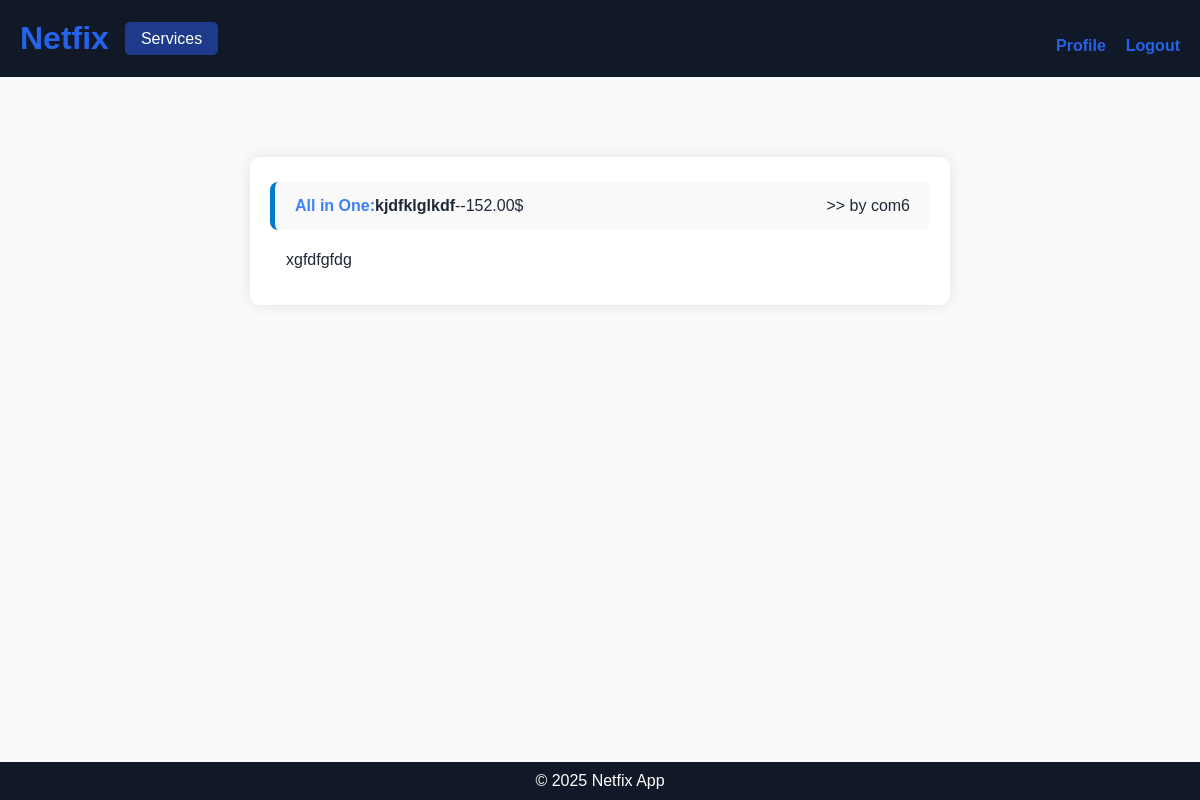
The page /services/2/ (signed in) on the database as committed earlier.
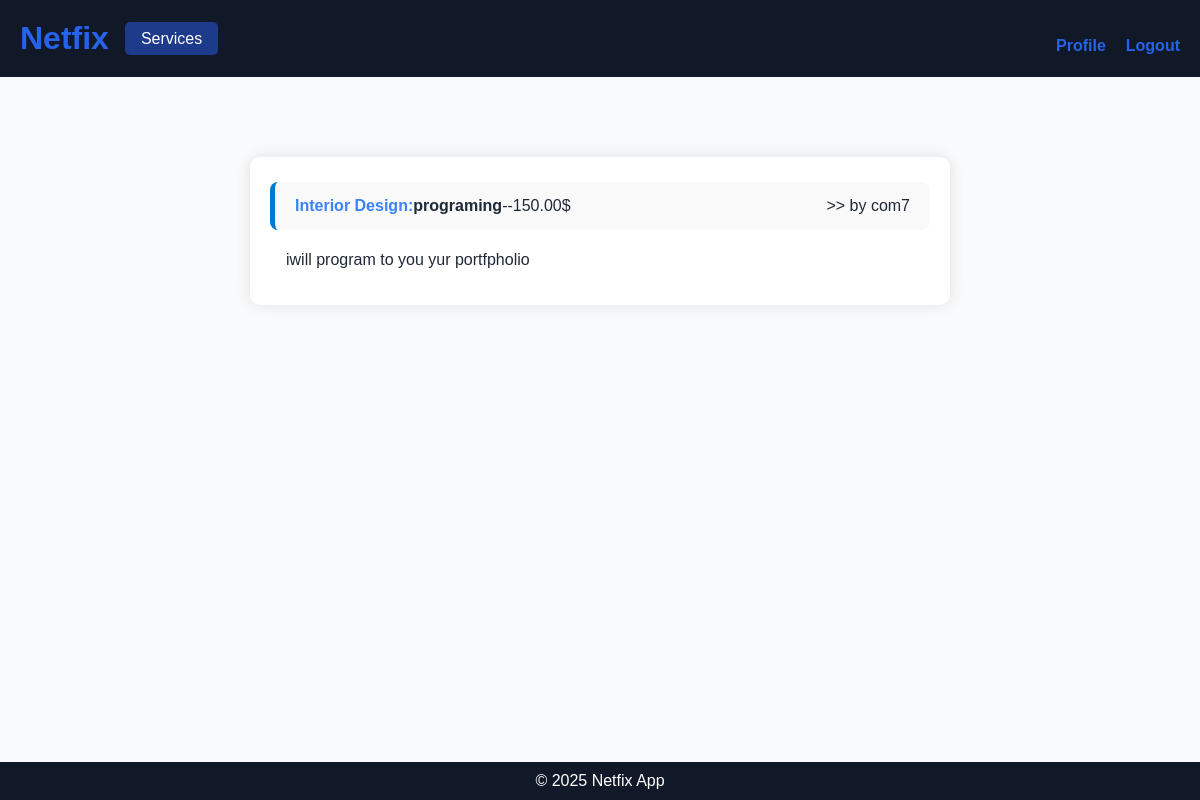
The same page on the database as committed later.
### services/models.py (models this page shows, shortened)
class Service(models.Model):
    FIELD_CHOICES = [
        ('Air Conditioner', 'Air Conditioner'),
        ('All in One', 'All in One'),
        ('Carpentry', 'Carpentry'),
        ('Electricity', 'Electricity'),
        ('Gardening', 'Gardening'),
        ('Home Machines', 'Home Machines'),
        ('Housekeeping', 'Housekeeping'),
        ('Interior Design', 'Interior Design'),
        ('Locks', 'Locks'),
        ('Painting', 'Painting'),
        ('Plumbing', 'Plumbing'),
        ('Water Heaters', 'Water Heaters'),
    ]
    name = models.CharField(max_length=100)
    description = models.TextField()
    field = models.CharField(max_length=50, choices=FIELD_CHOICES)
    price_per_hour = models.DecimalField(max_digits=8, decimal_places=2)
    created_at = models.DateTimeField(auto_now_add=True)
    company = models.ForeignKey(settings.AUTH_USER_MODEL, on_delete=models.CASCADE)

### users/models.py (models this page shows, shortened)
class CostumUser(AbstractBaseUser,PermissionsMixin):
    username = models.CharField(max_length=125)
    email = models.EmailField(unique=True)
    is_active = models.BooleanField(default=True)
    is_staff = models.BooleanField(default=False)
    is_company = models.BooleanField(default=False)
    is_customer = models.BooleanField(default=False)
    objects = CostumUserManager()
    USERNAME_FIELD = 'email'
    REQUIRED_FIELDS = ['username']

### services/views.py (the view)
# urls.py: path('<int:service_id>/', views.service_detail, name='service_detail'),
@login_required
def service_detail(request, service_id):
    service = get_object_or_404(Service, id=service_id)
    return render(request, 'services/service_detail.html', {'service': service})

### services/templates/services/service_detail.html (shortened to what this page needs)
{% extends 'main/base.html' %} {% load static %} {% block content %}
<div class="service-detail-container">
  <div class="service-card" style="margin: 5px 0">
    <div style="display: flex; align-items: center">
      <h4 style="color: var(--secondary-color)">{{ service.field }}:</h4>
      <strong> {{ service.name }}</strong
      ><span>--{{ service.price_per_hour }}$</span>
    </div>
    <p style="color: var(--text-color)">>> by {{service.company.username}}</p>
  </div>
  <p style="padding: 1rem">{{ service.description }}</p>
</div>
{% endblock %}

Rows that differ between the two databases and show on the page:
changed Service: field "All in One" → "Interior Design"; name "kjdfklglkdf" → "programing"; price_per_hour "152.00" → "150.00"; company.username "com6" → "com7"; description "xgfdfgfdg" → "iwill program to you yur portfpholio"
